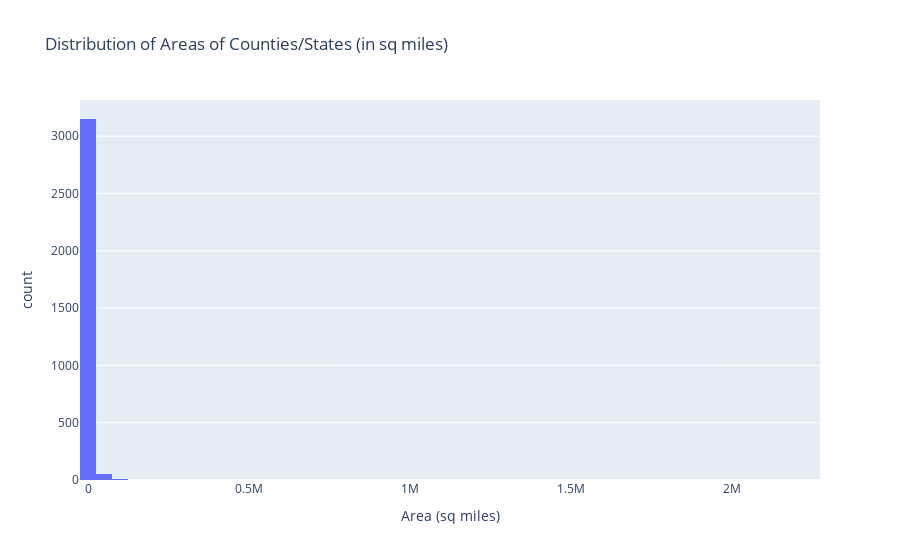

Notebook source saved alongside this figure:
### Code cell
# Reproject to a projected CRS (e.g., EPSG:3395)
gdf = gdf.to_crs(epsg=3395)

# Now calculate the area in square miles
gdf['area'] = gdf.geometry.area / 1e6  # Area in square miles

# Plot the histogram
fig_area = px.histogram(gdf, x='area', nbins=50, title='Distribution of Areas of Counties/States (in sq miles)', labels={'area': 'Area (sq miles)'})
fig_area.show()

### Figure 1 — Plotly figure (JSON) as saved in the notebook; plotly's stock layout.template omitted (floating-point values rounded to 4 significant figures; data arrays with more than 128 entries replaced by an {"elided": "..."} marker saying what was removed)
{"data": [{"bingroup": "x", "hovertemplate": "Area (sq miles)=%{x}<br>count=%{y}<extra></extra>", "legendgroup": "", "marker": {"color": "#636efa", "pattern": {"shape": ""}}, "name": "", "nbinsx": 50, "orientation": "v", "showlegend": false, "type": "histogram", "x": {"elided": "3221 float values"}, "xaxis": "x", "yaxis": "y"}], "layout": {"barmode": "relative", "legend": {"tracegroupgap": 0}, "title": {"text": "Distribution of Areas of Counties/States (in sq miles)"}, "xaxis": {"anchor": "y", "domain": [0, 1], "title": {"text": "Area (sq miles)"}}, "yaxis": {"anchor": "x", "domain": [0, 1], "title": {"text": "count"}}}}
